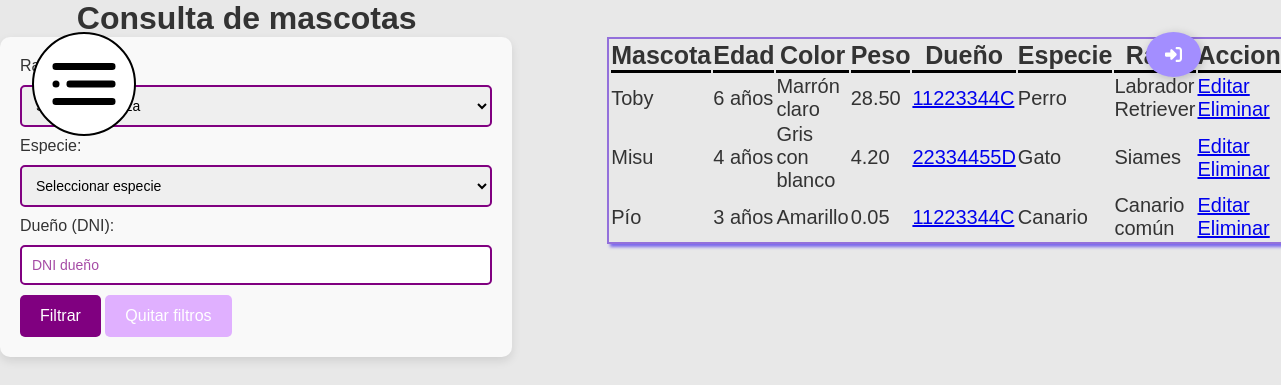
/ (signed in), run on the app's committed database.
### tables this page shows
CREATE TABLE animal (
    id_animal INT PRIMARY KEY AUTO_INCREMENT NOT NULL,
    nombre_animal VARCHAR(15) NOT NULL,
    edad_animal DATE NULL,
    color_animal VARCHAR(30) NOT NULL,
    peso_animal DECIMAL(6, 2) NULL,
    dni_dueno CHAR(9) NOT NULL,
    id_especie INT NOT NULL,
    id_raza INT NOT NULL,
    dni_veterinario CHAR(9) NOT NULL
);

CREATE TABLE dueno (
    dni_dueno CHAR(9) PRIMARY KEY NOT NULL,
    nombre_dueno VARCHAR(25) NOT NULL,
    apellidos_dueno VARCHAR(50) NOT NULL,
    edad_dueno DATE NULL,
    localidad_dueno VARCHAR(85) NULL,
    telefono_dueno CHAR(9) NULL,
    correo_dueno VARCHAR(35) NULL
);

CREATE TABLE especie (
    id_especie INT PRIMARY KEY AUTO_INCREMENT NOT NULL,
    nombre_especie VARCHAR(25) NOT NULL,
    nombre_cientifico_especie VARCHAR(40) NOT NULL,
    clasif_especie ENUM('mamifero','pez','invertebrado','ave','reptil','amfibio') NOT NULL
);

CREATE TABLE raza (
    id_raza INT PRIMARY KEY AUTO_INCREMENT NOT NULL,
    nombre_raza VARCHAR(25) NOT NULL,
    id_especie INT NOT NULL
);

### index.php (the view, shortened to what this page needs)
<?php
include('./servicios/conexion.php');
?>
<!DOCTYPE html>
<html lang="es">
<head>
    <link rel="stylesheet" href="./front/estilos.css">
</head>
<body>
    <div class="layout" id="layout">
        <header>
            <h1>Consulta de mascotas</h1>
            <form action="index.php" method="get" style="margin-bottom:20px;">
                <label for="region">Raza:</label>
                <select name="region" id="region">
                    <option value="">Seleccionar raza</option>
                </select>
                <label for="especie">Especie:</label>
                <select name="especie" id="especie">
                    <option value="">Seleccionar especie</option>
                </select>
                <label for="dueno">Dueño (DNI):</label>
                <input type="text" name="dueno" id="dueno" placeholder="DNI dueño" value="<?= isset($_GET['dueno']) ? htmlspecialchars($_GET['dueno']) : '' ?>">
                <button type="submit">Filtrar</button>
                <a href="index.php"><button type="button">Quitar filtros</button></a>
            </form>
        </header>
        <div class="boton_abrir_menu" id="boton">
            <img src="./media/menu.svg" alt="No se ha podido cargar la imagen" onclick="abrirmenu()">
        </div>
        <a class="Btn" href="./procesos/logs/logout.php">
            <div class="sign"></div>
        </a>
        <main>
            <section>
                <table>
                    <tr>
                        <th>Mascota</th>
                        <th>Edad</th>
                        <th>Color</th>
                        <th>Peso</th>
                        <th>Dueño</th>
                        <th>Especie</th>
                        <th>Raza</th>
                        <th>Acciones</th>
                    </tr>
<?php
$where_sql = '';
$sql = "SELECT animal.*, raza.nombre_raza, especie.nombre_especie, dueno.dni_dueno
        FROM animal
        LEFT JOIN raza ON animal.id_raza = raza.id_raza
        LEFT JOIN especie ON animal.id_especie = especie.id_especie
        LEFT JOIN dueno ON animal.dni_dueno = dueno.dni_dueno
        $where_sql";
$result = mysqli_query($conn, $sql);
if($result && mysqli_num_rows($result) > 0){
    while($animal = mysqli_fetch_assoc($result)){
        $edad = '';
        if (isset($animal['edad_animal'])) {
            $fecha_nacimiento = strtotime($animal['edad_animal']);
            $hoy = time();
            $edad_anios = date('Y', $hoy) - date('Y', $fecha_nacimiento);
            $edad = $edad_anios . ' años';
        } else {
            $edad = '';
        }
        echo "<tr>";
        echo "<td>{$animal['nombre_animal']}</td>";
        echo "<td>{$edad}</td>";
        echo "<td>{$animal['color_animal']}</td>";
        echo "<td>{$animal['peso_animal']}</td>";
        echo "<td><a href='./vistas/propietarios.php?dni={$animal['dni_dueno']}'>{$animal['dni_dueno']}</a></td>";
        echo "<td>{$animal['nombre_especie']}</td>";
        echo "<td>{$animal['nombre_raza']}</td>";
        echo "<td>
                <a href='./formularios/editar_mascota.php?id_animal=" . $animal['id_animal'] . "'> Editar </a>
                <a href='./procesos/delete/delete_mascota.php?id_animal=" . $animal['id_animal'] . "'> Eliminar </a>
              </td>";
        echo "</tr>";
    }
} else {
    echo "<tr>";
    echo "<td colspan='8'>No hay animales registrados</td>";
    echo "</tr>";
}
?>
                </table>
            </section>
        </main>
    </div>
</body>
</html>

### front/estilos.css (style rules this page uses)
* { box-sizing: border-box; margin: 0; padding: 0; }
body { font-family: Arial, sans-serif; margin: 0; padding: 0; background-color: #e8e8e8; color: #333; }
.layout { display: flex; flex-direction: row; gap: 20px; }
.boton_abrir_menu { position: fixed; margin: 2rem; border: 2px solid black; border-radius: 150px; padding: 0.5rem; height: 6.5rem; width: 6.5rem; visibility: visible; background-color: white; z-index: 2; }
.boton_abrir_menu > img { position: relative; width: 100%; }
.Btn { display: flex; align-items: center; justify-content: flex-start; width: 55px; height: 45px; border: none; border-radius: 50%; cursor: pointer; position: fixed; overflow: hidden; box-shadow: 2px 2px 10px rgba(0, 0, 0, 0.199); background-color: rgb(163, 142, 255); right: 5rem; top: 2rem; }
.sign { width: 100%; display: flex; align-items: center; justify-content: center; }
.sign svg { width: 17px; }
table { width: 80%; margin-left: 10%; border: 2px solid mediumpurple; box-shadow: 3px 3px 3px mediumslateblue; font-size: 20px; margin-top: 5%; }
th { border-bottom: 3px solid black; font-size: 25px; }

### index.php (style rules this page uses)
h1 { margin-left: 15%; }
form { max-width: 600px; margin: 0 auto; padding: 20px; background-color: #f9f9f9; border-radius: 10px; box-shadow: 0 4px 10px rgba(0, 0, 0, 0.1); }
input[type="text"], select { border: 2px solid purple; padding: 10px; margin: 10px 0; width: 100%; border-radius: 5px; font-size: 14px; transition: border-color 0.3s ease; }
button[type="submit"] { background-color: purple; color: white; padding: 12px 20px; border: none; border-radius: 5px; cursor: pointer; font-size: 16px; transition: background-color 0.3s ease; }
button[type="button"] { background-color: #E0B0FF; color: white; padding: 12px 20px; border: none; border-radius: 5px; cursor: pointer; font-size: 16px; transition: background-color 0.3s ease; }
input[type="text"]::placeholder { color: purple; opacity: 0.7; }

### data on the page
animal: nombre_animal "Toby", edad_animal "6 años", color_animal "Marrón claro", peso_animal "28.50", dni_dueno.dni_dueno "11223344C", id_especie.nombre_especie "Perro", id_raza.nombre_raza "Labrador Retriever"
animal: nombre_animal "Misu", edad_animal "4 años", color_animal "Gris con blanco", peso_animal "4.20", dni_dueno.dni_dueno "22334455D", id_especie.nombre_especie "Gato", id_raza.nombre_raza "Siames"
animal: nombre_animal "Pío", edad_animal "3 años", color_animal "Amarillo", peso_animal "0.05", dni_dueno.dni_dueno "11223344C", id_especie.nombre_especie "Canario", id_raza.nombre_raza "Canario común"
